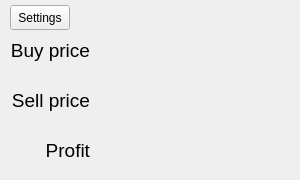
<?xml version="1.0" encoding="UTF-8"?>
<ui version="4.0">
 <class>profithelper</class>
 <widget class="QMainWindow" name="profithelper">
  <property name="windowModality">
   <enum>Qt::ApplicationModal</enum>
  </property>
  <property name="geometry">
   <rect>
    <x>0</x>
    <y>0</y>
    <width>300</width>
    <height>180</height>
   </rect>
  </property>
  <property name="sizePolicy">
   <sizepolicy hsizetype="Fixed" vsizetype="Fixed">
    <horstretch>0</horstretch>
    <verstretch>0</verstretch>
   </sizepolicy>
  </property>
  <property name="minimumSize">
   <size>
    <width>300</width>
    <height>180</height>
   </size>
  </property>
  <property name="maximumSize">
   <size>
    <width>300</width>
    <height>180</height>
   </size>
  </property>
  <property name="focusPolicy">
   <enum>Qt::StrongFocus</enum>
  </property>
  <property name="windowTitle">
   <string>Profit helper</string>
  </property>
  <property name="autoFillBackground">
   <bool>false</bool>
  </property>
  <property name="styleSheet">
   <string notr="true"/>
  </property>
  <widget class="QWidget" name="mainWindow">
   <property name="minimumSize">
    <size>
     <width>300</width>
     <height>180</height>
    </size>
   </property>
   <property name="maximumSize">
    <size>
     <width>300</width>
     <height>180</height>
    </size>
   </property>
   <property name="styleSheet">
    <string notr="true">background color: #16161a</string>
   </property>
   <widget class="QLabel" name="sell_price_name">
    <property name="geometry">
     <rect>
      <x>10</x>
      <y>80</y>
      <width>80</width>
      <height>40</height>
     </rect>
    </property>
    <property name="font">
     <font>
      <family>Arial</family>
      <pointsize>14</pointsize>
     </font>
    </property>
    <property name="text">
     <string>Sell price</string>
    </property>
    <property name="alignment">
     <set>Qt::AlignRight|Qt::AlignTrailing|Qt::AlignVCenter</set>
    </property>
   </widget>
   <widget class="QLabel" name="buy_price_name">
    <property name="geometry">
     <rect>
      <x>10</x>
      <y>30</y>
      <width>80</width>
      <height>40</height>
     </rect>
    </property>
    <property name="font">
     <font>
      <family>Arial</family>
      <pointsize>14</pointsize>
     </font>
    </property>
    <property name="text">
     <string>Buy price</string>
    </property>
    <property name="alignment">
     <set>Qt::AlignRight|Qt::AlignTrailing|Qt::AlignVCenter</set>
    </property>
   </widget>
   <widget class="QLabel" name="profit_name">
    <property name="geometry">
     <rect>
      <x>10</x>
      <y>130</y>
      <width>80</width>
      <height>40</height>
     </rect>
    </property>
    <property name="font">
     <font>
      <family>Arial</family>
      <pointsize>14</pointsize>
     </font>
    </property>
    <property name="text">
     <string>Profit</string>
    </property>
    <property name="alignment">
     <set>Qt::AlignRight|Qt::AlignTrailing|Qt::AlignVCenter</set>
    </property>
   </widget>
   <widget class="QLabel" name="sell_price_value">
    <property name="geometry">
     <rect>
      <x>140</x>
      <y>80</y>
      <width>150</width>
      <height>40</height>
     </rect>
    </property>
    <property name="font">
     <font>
      <family>Arial</family>
      <pointsize>14</pointsize>
     </font>
    </property>
    <property name="text">
     <string/>
    </property>
   </widget>
   <widget class="QLabel" name="buy_price_value">
    <property name="geometry">
     <rect>
      <x>140</x>
      <y>30</y>
      <width>150</width>
      <height>40</height>
     </rect>
    </property>
    <property name="font">
     <font>
      <family>Arial</family>
      <pointsize>14</pointsize>
     </font>
    </property>
    <property name="text">
     <string/>
    </property>
   </widget>
   <widget class="QLabel" name="profit_value">
    <property name="geometry">
     <rect>
      <x>140</x>
      <y>130</y>
      <width>150</width>
      <height>40</height>
     </rect>
    </property>
    <property name="font">
     <font>
      <family>Arial</family>
      <pointsize>14</pointsize>
     </font>
    </property>
    <property name="text">
     <string/>
    </property>
   </widget>
   <widget class="QPushButton" name="settings_btn">
    <property name="geometry">
     <rect>
      <x>10</x>
      <y>5</y>
      <width>60</width>
      <height>25</height>
     </rect>
    </property>
    <property name="text">
     <string>Settings</string>
    </property>
   </widget>
   <widget class="QLabel" name="on_error">
    <property name="geometry">
     <rect>
      <x>85</x>
      <y>5</y>
      <width>200</width>
      <height>25</height>
     </rect>
    </property>
    <property name="font">
     <font>
      <family>Arial</family>
      <pointsize>10</pointsize>
      <weight>75</weight>
      <bold>true</bold>
     </font>
    </property>
    <property name="styleSheet">
     <string notr="true">color: red</string>
    </property>
    <property name="text">
     <string/>
    </property>
    <property name="alignment">
     <set>Qt::AlignCenter</set>
    </property>
   </widget>
  </widget>
 </widget>
 <resources/>
 <connections/>
</ui>
